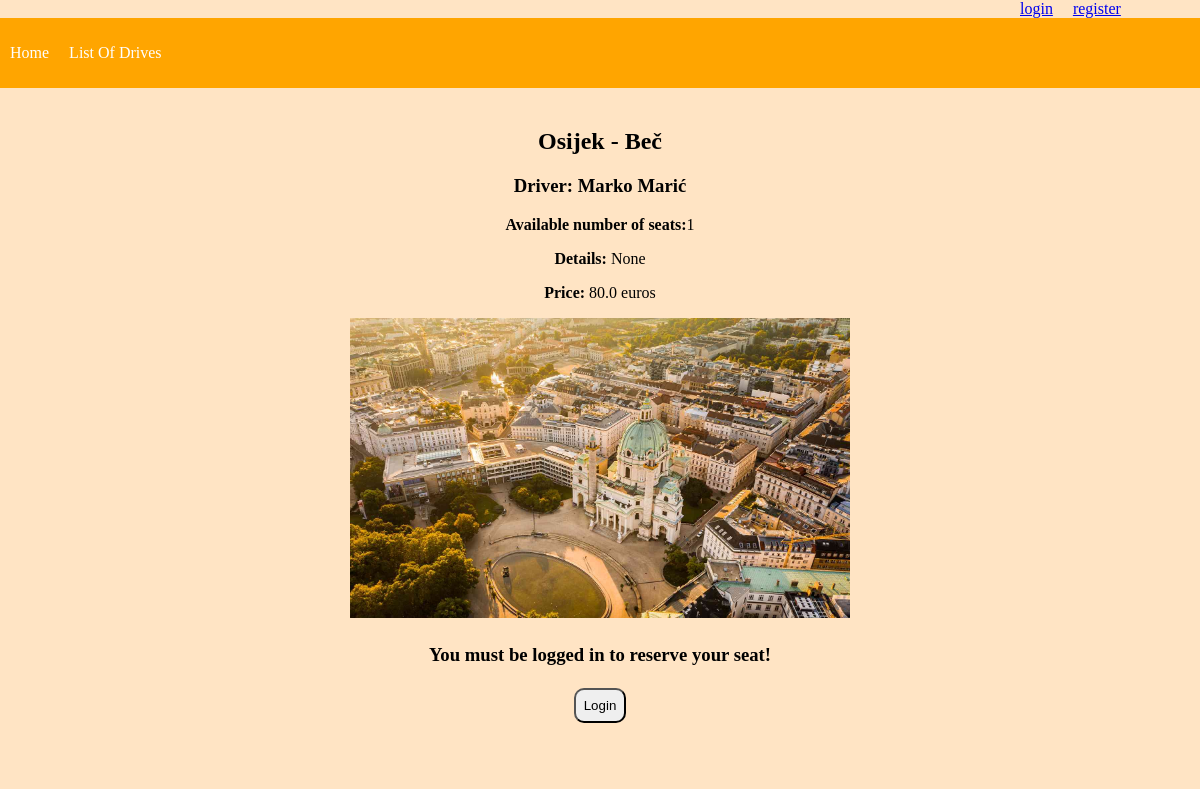
Screenshot of /transit/1/ with the database file from the repository.
### transit/models.py (models this page shows, shortened)
class Drive(models.Model):
    driver = models.ForeignKey(User, on_delete=models.CASCADE)
    title = models.CharField(max_length=128)
    type = models.CharField(max_length=128,blank=True,null=True)
    details = models.TextField(max_length=1000,blank=True,null=True)
    number_of_seats = models.IntegerField(default=3)
    price = models.FloatField(max_length=10, null=True)
    date = models.DateTimeField(default=timezone.now)
    image = models.ImageField(upload_to='images', blank=True, null=True)
    status = models.CharField(max_length=128,default="Active")

class Account(models.Model):
    user = models.OneToOneField(User, on_delete=models.CASCADE)
    name = models.CharField(max_length=100)
    driver = models.BooleanField(default=False)

### transit/views.py (the view, shortened to what this page needs)
# urls.py: path('<int:drive_id>/', detail, name="detail"),
def detail(request, drive_id):
    drive = get_object_or_404(Drive, pk=drive_id)
    user = request.user
    form = ApplicationForm()
    context = {
        'drive': drive,
        'form': form,
        'user': user
    }
    return render(request, 'transit/detail.html', context)

### transit/templates/transit/detail.html (shortened to what this page needs)
{% extends 'transit/base.html' %}
{% load static %}
{% block content %}
<div class="drive-detail">
    <h2>{{drive.title}}</h2>
    <h3>Driver: {{drive.driver.account.name}}</h3>
    <p><b>Available number of seats:</b>{{drive.number_of_seats}}</p>
    <p><b>Details: </b>{{drive.details}}</p>
    <p><b>Price: </b>{{drive.price}} euros</p>
    <img style="width: 500px; height: 300px; object-fit:cover" src="{{ drive.image.url }}"  >
{% if user.is_authenticated %}
<form action="" method="POST">
    <h3>Reserve Your Spot:</h3>
    {% csrf_token %}
    {{form}}
    <br><br>
    <input type="submit" value="Apply">
</form>
{% else %}
<h3>You must be logged in to reserve your seat! <br><br> <a href="{% url 'login' %}"><button style="border-radius: 10px; padding: 8px;">Login</button></a></h3>
{% endif %}
</div>
{% endblock %}

### transit/static/css/styles.css (style rules this page uses)
body { margin: 0; padding-bottom: 50px; background-color: bisque; }
.drive-detail { background-color: bisque; text-align: center; padding: 20px; }

### rows the page displays
Drive: title "Osijek - Beč", driver.account.name "Marko Marić", number_of_seats "1", details "None", price "80.0", image (picture)
